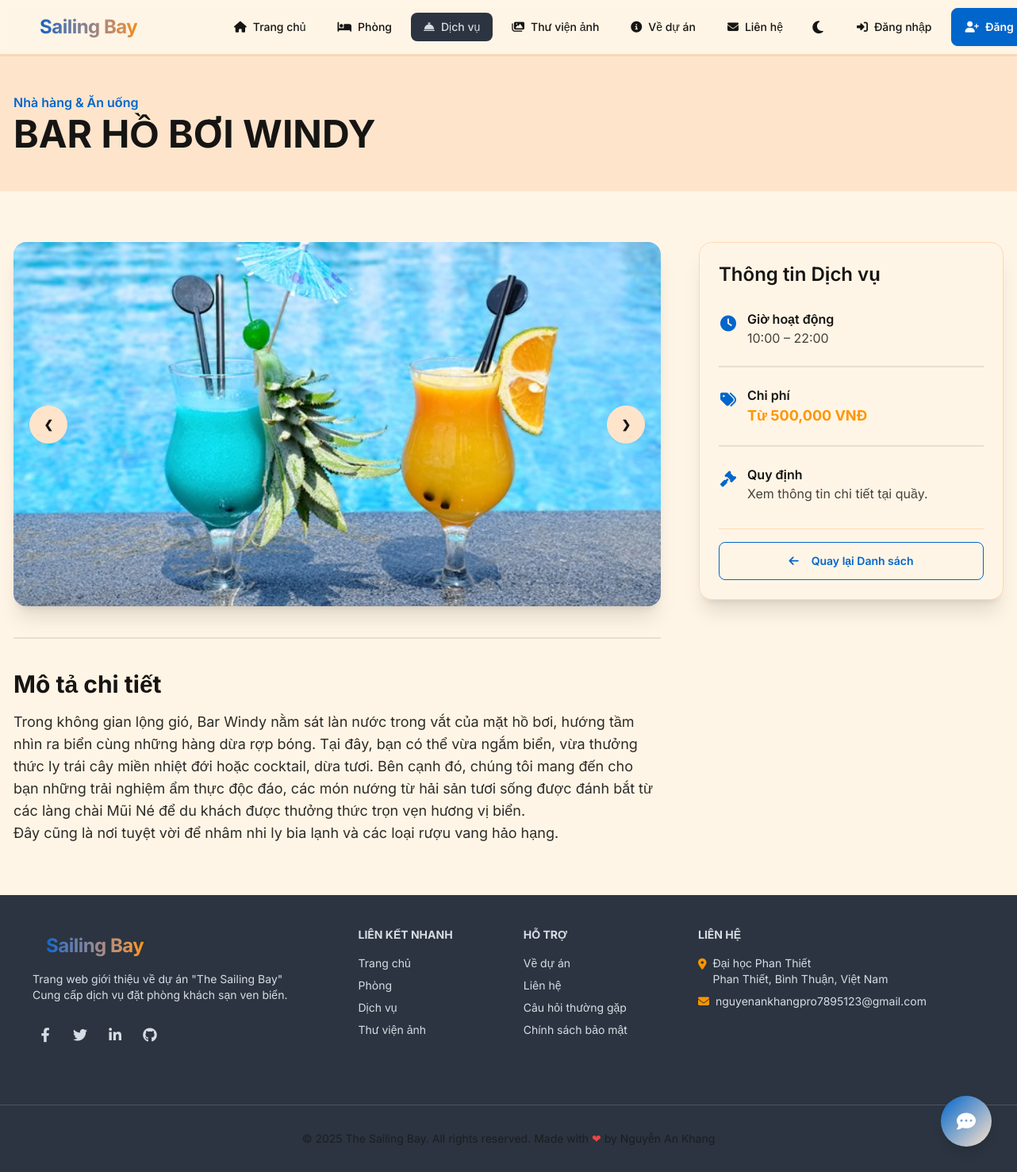
The page /services/bar-h-bi-windy/ on the database its author committed.
### services/models.py (models this page shows, shortened)
class Service(models.Model):
    name = models.CharField(max_length=255) # VD: Ocean Spa, Phòng Gym
    category = models.CharField(
        max_length=20,
        choices=SERVICE_CATEGORY_CHOICES,
        default='RECREATION'
    )
    description = models.TextField(help_text="Mô tả chi tiết về dịch vụ")
    opening_hours = models.CharField(
        max_length=100,
        blank=True,
        help_text="VD: 09:00 - 22:00 (Hàng ngày)"
    )
    rules = models.TextField(
        blank=True,
        help_text="Quy định sử dụng, yêu cầu trang phục, v.v."
    )
    price_info = models.CharField(
        max_length=100,
        help_text="VD: 'Miễn phí cho khách' hoặc 'Từ 500,000 VNĐ'"
    )
    slug = models.SlugField(unique=True, blank=True)

class ServiceImage(models.Model):
    service = models.ForeignKey(
        Service,
        on_delete=models.CASCADE,
        related_name='gallery' # Dùng 'gallery' để gọi (VD: service.gallery.all)
    )
    image = models.ImageField(upload_to='service_gallery/')
    caption = models.CharField(max_length=255, blank=True) # Chú thích ảnh
    is_main = models.BooleanField(
       default=False,
       help_text="Đánh dấu nếu đây là ảnh đại diện chính"
    )

### services/views.py (the view)
# urls.py: path("<slug:service_slug>/", views.service_detail, name="service_detail"),
def service_detail(request, service_slug): # Nhận 'slug' từ URL
    service = get_object_or_404(Service, slug=service_slug)
    context = {
        'service': service
    }
    return render(request, 'services/service_detail.html', context)

### services/templates/services/service_detail.html (shortened to what this page needs)
{% extends 'base.html' %}
{% load static %}
{% block content %}
<div class="bg-base-200 py-12">
    <div class="container mx-auto px-4 max-w-7xl">
        <p class="text-primary font-semibold mb-1">{{ service.get_category_display }}</p>
        <h1 class="text-4xl md:text-5xl font-bold text-base-content">{{ service.name }}</h1>
    </div>
</div>
<div class="container mx-auto px-4 py-16 max-w-7xl">
    <div class="grid grid-cols-1 lg:grid-cols-3 gap-8 lg:gap-12">
        <div class="lg:col-span-2">
            <div id="image-gallery-container"
                class="relative w-full rounded-2xl shadow-xl aspect-video overflow-hidden group mb-8">
                {% for img in service.gallery.all %}
                <div
                    class="gallery-slide absolute inset-0 transition-opacity duration-300 ease-in-out {% if not forloop.first %}opacity-0 pointer-events-none{% else %}opacity-100{% endif %}">
                    <img src="{{ img.image.url }}" class="w-full h-full object-cover cursor-pointer"
                        alt="{{ img.caption|default:service.name }}" onclick="openImageModal('{{ img.image.url }}')">
                </div>
                {% empty %}
                <div class="relative w-full h-full">
                    <img src="{% static 'images/placeholder.png' %}" class="w-full h-full object-cover"
                        alt="Chưa có ảnh" />
                </div>
                {% endfor %}
                {% if service.gallery.all|length > 1 %}
                <div class="absolute flex justify-between transform -translate-y-1/2 left-5 right-5 top-1/2 z-10">
                    <button id="gallery-prev" class="btn btn-circle btn-glass">❮</button>
                    <button id="gallery-next" class="btn btn-circle btn-glass">❯</button>
                </div>
                {% endif %}
            </div>
            <div class="divider"></div>
            <h3 class="text-3xl font-bold text-base-content mt-8 mb-4">Mô tả chi tiết</h3>
            <article class="prose max-w-none text-base-content/90 text-lg">
                {{ service.description | linebreaks }}
            </article>
        </div>
        <div class="lg:col-span-1">
            <div class="card bg-base-100 shadow-xl border border-base-300 sticky top-24">
                <div class="card-body p-6">
                    <h3 class="card-title text-2xl mb-5">Thông tin Dịch vụ</h3>
                    <div class="space-y-4">
                        <div class="flex items-start gap-3">
                            <i class="fas fa-clock text-primary text-xl mt-1 w-6 text-center"></i>
                            <div>
                                <h4 class="font-semibold text-base-content">Giờ hoạt động</h4>
                                <p class="text-base-content/80">{{ service.opening_hours  }}</p>
                            </div>
                        </div>
                        <div class="divider my-1"></div>
                        <div class="flex items-start gap-3">
                            <i class="fas fa-tags text-primary text-xl mt-1 w-6 text-center"></i>
                            <div>
                                <h4 class="font-semibold text-base-content">Chi phí</h4>
                                <p class="text-lg font-bold text-accent">
                                    {{ service.price_info }}
                                </p>
                            </div>
                        </div>
                        {% if service.rules %}
                        <div class="divider my-1"></div>
                        <div class="flex items-start gap-3">
                            <i class="fas fa-gavel text-primary text-xl mt-1 w-6 text-center"></i>
                            <div>
                                <h4 class="font-semibold text-base-content">Quy định</h4>
                                <div class="prose prose-sm text-base-content/80">
                                    {{ service.rules | linebreaksbr }}
                                </div>
                            </div>
                        </div>
                        {% endif %}
                    </div>
                    <div class="card-actions justify-center mt-6 pt-4 border-t border-base-300">
                        <a href="{% url 'service_list' %}" class="btn btn-primary btn-outline w-full">
                            <i class="fas fa-arrow-left mr-2"></i>
                            Quay lại Danh sách
                        </a>
                    </div>
                </div>
            </div>
        </div>
    </div>
</div>
{% endblock %}

### templates/base.html (style rules this page uses)
body { font-family: 'Inter', sans-serif; background-color: oklch(var(--b1)); }
html { scroll-behavior: smooth; }

### rows shown on the page
Service: category "Nhà hàng & Ăn uống", name "BAR HỒ BƠI WINDY", description "Trong không gian lộng gió, Bar Windy nằm sát làn nước trong vắt của mặt hồ bơi, hướng tầm nhìn ra biển cùng những hàng dừa rợp bóng. Tại đây, bạn có thể vừa ngắm biển, vừa thưởng thức ly trái cây miền nhiệt đới hoặc cocktail, dừa tươi. Bên cạnh đó, chúng tôi mang đến cho bạn những trải nghiệm ẩm thực độc đáo, các món nướng từ hải sản tươi sống được đánh bắt từ các làng chài Mũi Né để du khách được thưởng thức trọn vẹn hương vị biển. Đây cũng là nơi tuyệt vời để nhâm nhi ly bia lạnh và các loại rượu vang hảo hạng.", opening_hours "10:00 – 22:00", price_info "Từ 500,000 VNĐ", rules "Xem thông tin chi tiết tại quầy."
ServiceImage: image (picture)
